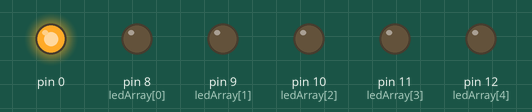
Simulated run of this sketch. Board: Arduino Uno, built with avr-gcc and run on an emulated ATmega328P. Parts: output pins drawn as LEDs (lit = HIGH).

Above: at 0.02 s.
At 0.52 s:
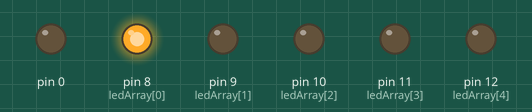
At 0.82 s:
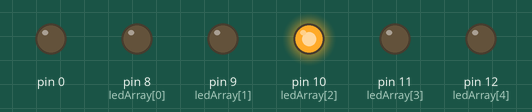
At 1.47 s:
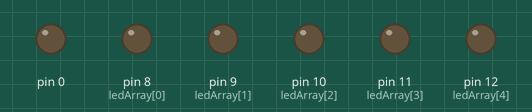
At 2.12 s:
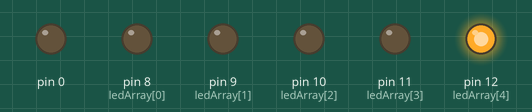
At 2.92 s:
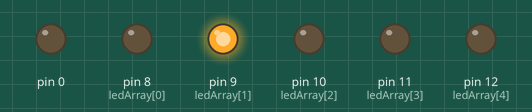
Timing chart, 0 to 3.2 s (numbered marks = the images above):
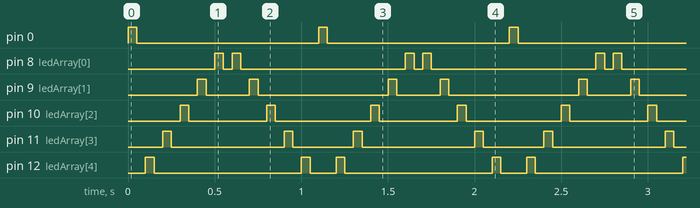

The sketch:

piscando_led.ino
```cpp
int ledArray[] ={8,9,10,11,12};
int count=0;
int timer=50;

void setup(){
  // we make all the declarations at once:
  for(count=5;count>=0;count--)
  {
    pinMode(ledArray[count], OUTPUT);
  }
}

void loop(){
  for(count=5;count>=0;count--)
  {
    digitalWrite(ledArray[count], HIGH);
    delay(timer);
    digitalWrite(ledArray[count],LOW);
    delay(timer);
  }
  for(count=0;count<5;count++)
  {
    digitalWrite(ledArray[count], HIGH);
    delay(timer);
    digitalWrite(ledArray[count],LOW);
    delay(timer);
  }
}
```

Measured:
- by itself, pin 0: alternates HIGH for 0.05 s and LOW for 1.1 s
- by itself, pin 8 (ledArray[0]): repeats every 1.1 s: LOW 0.05 s, HIGH 0.05 s, LOW 0.95 s, HIGH 0.05 s
- by itself, pin 9 (ledArray[1]): repeats every 1.1 s: LOW 0.25 s, HIGH 0.05 s, LOW 0.75 s, HIGH 0.05 s
- by itself, pin 10 (ledArray[2]): alternates HIGH for 0.05 s and LOW for 0.50 s
- by itself, pin 11 (ledArray[3]): repeats every 1.1 s: LOW 0.65 s, HIGH 0.05 s, LOW 0.35 s, HIGH 0.05 s
- by itself, pin 12 (ledArray[4]): repeats every 1.1 s: LOW 0.85 s, HIGH 0.05 s, LOW 0.15 s, HIGH 0.05 s
